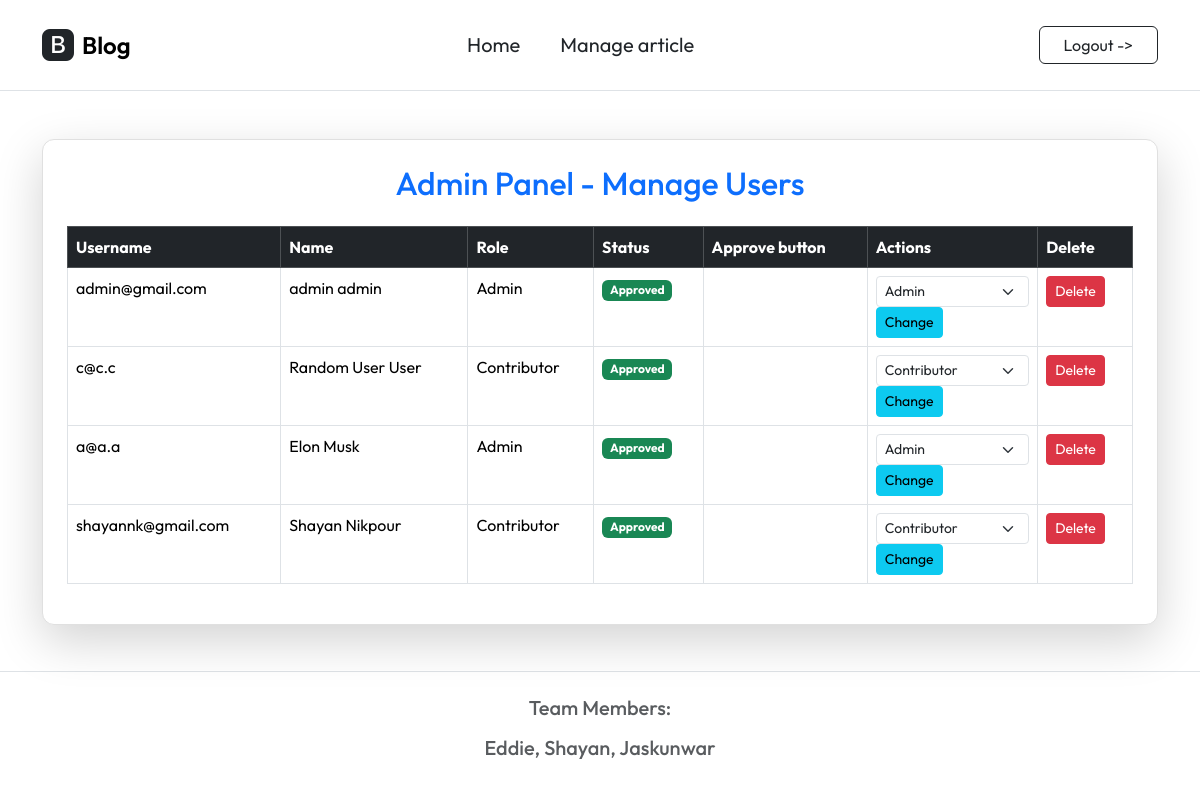
/admin.php (signed in), run on the app's committed database.
### tables this page shows
CREATE TABLE Users (
    Username VARCHAR(255) NOT NULL PRIMARY KEY,
    Password VARCHAR(255) NOT NULL,
    FirstName VARCHAR(50) NOT NULL,
    LastName VARCHAR(50) NOT NULL,
    RegistrationDate DATETIME DEFAULT CURRENT_TIMESTAMP,
    IsApproved BOOLEAN DEFAULT 0,
    Role VARCHAR(20) DEFAULT 'Contributor'
);

### admin.php (the view, shortened to what this page needs)
<?php
include('./inc/inc_header.php');
$db = new SQLite3('info.db');
$result = $db->query("SELECT Username, FirstName, LastName, Role, IsApproved FROM Users");
?>
<div class="container mt-5">
    <div class="card shadow-lg p-4">
        <h2 class="text-center mb-4 text-primary">Admin Panel - Manage Users</h2>
        <div class="table-responsive">
            <table class="table table-hover table-bordered">
                <thead class="table-dark">
                    <tr>
                        <th>Username</th>
                        <th>Name</th>
                        <th>Role</th>
                        <th>Status</th>
                        <th>Approve button</th>
                        <th>Actions</th>
                        <th>Delete</th>
                    </tr>
                </thead>
                <tbody>
                    <?php while ($row = $result->fetchArray(SQLITE3_ASSOC)) { ?>
                        <tr>
                            <td><?= $row['Username'] ?></td>
                            <td><?= $row['FirstName'] . " " . $row['LastName'] ?></td>
                            <td><?= $row['Role'] ?></td>
                            <td>
                                <span class="badge <?= $row['IsApproved'] ? 'bg-success' : 'bg-danger' ?>">
                                    <?= $row['IsApproved'] ? 'Approved' : 'Pending' ?>
                                </span>
                            </td>
                            <td>
                            </td>
                            <td>
                                <form method="post">
                                    <select name="role" class="form-select form-select-sm">
                                        <option value="Contributor" <?= $row['Role'] == 'Contributor' ? 'selected' : '' ?>>Contributor</option>
                                        <option value="Admin" <?= $row['Role'] == 'Admin' ? 'selected' : '' ?>>Admin</option>
                                    </select>
                                    <button type="submit" name="change_role" class="btn btn-info btn-sm">Change</button>
                                </form>
                            </td>
                            <td>
                                <form method="post" onsubmit="return confirm('Are you sure you want to delete this user? This action cannot be undone!');">
                                    <button type="submit" name="delete_user" class="btn btn-danger btn-sm">Delete</button>
                                </form>
                            </td>
                        </tr>
                    <?php } ?>
                </tbody>
            </table>
        </div>
    </div>
</div>
<?php include('./inc/inc_footer.php'); ?>

### inc/style.css (style rules this page uses)
body { margin: 0; font-family: Arial, sans-serif; color: white; }
.card { background-color: white !important; border: 1px solid #e0e0e0; border-radius: 12px; box-shadow: 0 4px 10px rgba(0, 0, 0, 0.1); }
h2 { color: #333; margin-bottom: 1rem; }

### inc/inc_header.php (style rules this page uses)
body { font-family: "Outfit", serif; font-optical-sizing: auto; font-style: normal; }

### data on the page
users: Username "admin@gmail.com", FirstName "admin", LastName "admin", Role "Admin", IsApproved "Approved", role "Admin"
users: Username "c@c.c", FirstName "Random User", LastName "User", Role "Contributor", IsApproved "Approved", role "Contributor"
users: Username "a@a.a", FirstName "Elon", LastName "Musk", Role "Admin", IsApproved "Approved", role "Admin"
users: Username "shayannk@gmail.com", FirstName "Shayan", LastName "Nikpour", Role "Contributor", IsApproved "Approved", role "Contributor"
